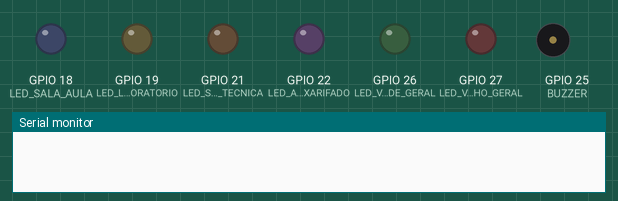
Recording of a sketch running on a simulated ESP32. Shown: output pins drawn as LEDs (lit = HIGH), buzzer (waves = sounding), the last lines printed to the serial monitor. WiFi joins after 1.5 s; servers stay silent unless stated; random numbers use the default seed unless the sketch sets one; no MQTT or app messages arrive unless stated.

Above: at 1.1 s.
At 5.0 s:
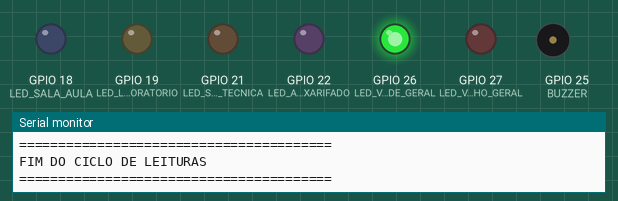
At 25.2 s:
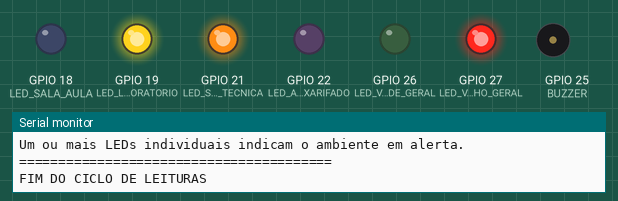
At 44.8 s:
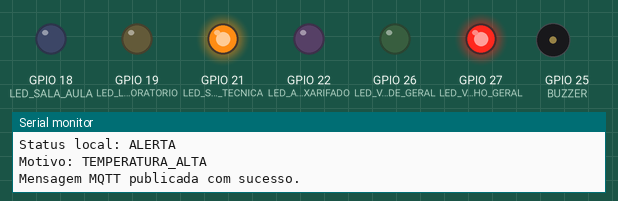
At 64.6 s:
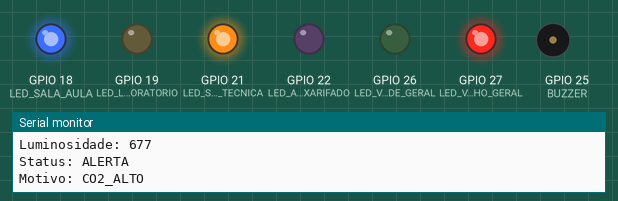
At 84.9 s:
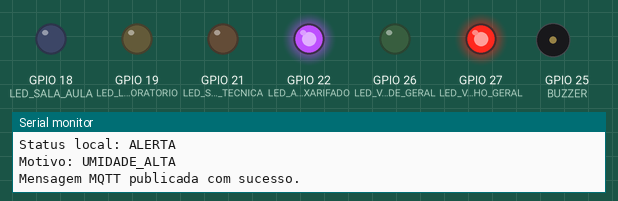
Timing chart, 0 to 126.4 s (numbered marks = the images above):
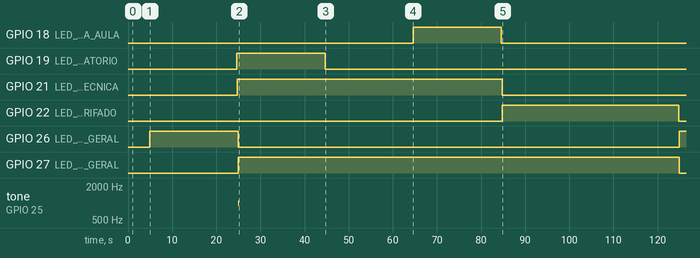

Measured:
- by itself, GPIO 18 (LED_SALA_AULA): LOW → HIGH at 64.6 s, → LOW 20.0 s later
- by itself, GPIO 19 (LED_LABORATORIO): LOW → HIGH at 24.7 s, → LOW 20.0 s later
- by itself, GPIO 21 (LED_SALA_TECNICA): LOW → HIGH at 24.8 s, → LOW 60.0 s later
- by itself, GPIO 22 (LED_ALMOXARIFADO): LOW → HIGH at 84.9 s, → LOW 40.0 s later
- by itself, GPIO 26 (LED_VERDE_GERAL): LOW → HIGH at 4.9 s, → LOW 20.0 s later, → HIGH 100 s later
- by itself, GPIO 27 (LED_VERMELHO_GERAL): LOW → HIGH at 24.9 s, → LOW 100 s later
- by itself, tone on GPIO 25 (BUZZER): silent → 1000 Hz at 24.9 s, → silent 0.25 s later

The sketch:

sketch.ino
```cpp
#include <WiFi.h>
#include <PubSubClient.h>
#include <DHT.h>

// =======================================================
// CONFIGURAÇÕES DE WI-FI DO WOKWI
// =======================================================
const char* ssid = "Wokwi-GUEST";
const char* password = "";

// =======================================================
// CONFIGURAÇÕES MQTT
// =======================================================
const char* mqttServer = "broker.hivemq.com";
const int mqttPort = 1883;
const char* mqttTopic = "ecosense/santiago/leituras";

// =======================================================
// IDENTIFICAÇÃO DOS SENSORES SIMULADOS
// =======================================================
const int TOTAL_SENSORES = 4;

const char* sensores[TOTAL_SENSORES] = {
  "SALA_AULA_01",
  "LABORATORIO_01",
  "SALA_TECNICA_01",
  "ALMOXARIFADO_01"
};

// =======================================================
// DHT22
// =======================================================
#define DHTPIN 15
#define DHTTYPE DHT22

DHT dht(DHTPIN, DHTTYPE);

// =======================================================
// PINOS DO CIRCUITO
// =======================================================
#define PINO_CO2 34
#define PINO_LUMINOSIDADE 35

#define LED_VERDE_GERAL 26
#define LED_VERMELHO_GERAL 27
#define BUZZER 25

// LEDs individuais por ambiente
#define LED_SALA_AULA 18
#define LED_LABORATORIO 19
#define LED_SALA_TECNICA 21
#define LED_ALMOXARIFADO 22

// =======================================================
// LIMITES DE ALERTA
// =======================================================
const float LIMITE_TEMPERATURA = 30.0;
const float LIMITE_UMIDADE = 80.0;
const int LIMITE_CO2 = 1000;
const int LIMITE_LUMINOSIDADE_BAIXA = 200;

// =======================================================
// CONTROLE DE ENVIO E BUZZER
// =======================================================
// 5000 ms = 5 segundos
const unsigned long INTERVALO_ENVIO = 5000;

unsigned long ultimoEnvio = 0;
bool primeiraLeitura = true;

const bool BUZZER_ATIVO = true;
String ultimoStatusGeral = "NORMAL";

// =======================================================
// OBJETOS DE CONEXÃO
// =======================================================
WiFiClient espClient;
PubSubClient mqttClient(espClient);

// =======================================================
// CONECTAR AO WI-FI
// =======================================================
void conectarWiFi() {
  Serial.println();
  Serial.println("Conectando ao Wi-Fi do Wokwi...");
  Serial.print("SSID: ");
  Serial.println(ssid);

  WiFi.mode(WIFI_STA);
  WiFi.begin(ssid, password);

  int tentativas = 0;

  while (WiFi.status() != WL_CONNECTED && tentativas < 40) {
    delay(500);
    Serial.print(".");
    tentativas++;
  }

  Serial.println();

  if (WiFi.status() == WL_CONNECTED) {
    Serial.println("Wi-Fi conectado com sucesso!");
    Serial.print("IP local: ");
    Serial.println(WiFi.localIP());
  } else {
    Serial.println("Falha ao conectar ao Wi-Fi.");
    Serial.print("Status Wi-Fi: ");
    Serial.println(WiFi.status());
  }
}

// =======================================================
// CONECTAR AO BROKER MQTT
// =======================================================
void conectarMQTT() {
  mqttClient.setServer(mqttServer, mqttPort);

  while (!mqttClient.connected()) {
    Serial.println();
    Serial.println("Conectando ao broker MQTT...");

    String clientId = "EcoSenseESP32-";
    clientId += String(random(0xffff), HEX);

    if (mqttClient.connect(clientId.c_str())) {
      Serial.println("Conectado ao broker MQTT!");
      Serial.print("Tópico de publicação: ");
      Serial.println(mqttTopic);
    } else {
      Serial.print("Falha MQTT. Estado: ");
      Serial.println(mqttClient.state());
      Serial.println("Tentando novamente em 3 segundos...");
      delay(3000);
    }
  }
}

// =======================================================
// DEFINIR STATUS
// =======================================================
String definirStatus(float temperatura, float umidade, int co2, int luminosidade) {
  if (temperatura > LIMITE_TEMPERATURA) {
    return "ALERTA";
  }

  if (umidade > LIMITE_UMIDADE) {
    return "ALERTA";
  }

  if (co2 > LIMITE_CO2) {
    return "ALERTA";
  }

  if (luminosidade < LIMITE_LUMINOSIDADE_BAIXA) {
    return "ALERTA";
  }

  return "NORMAL";
}

// =======================================================
// IDENTIFICAR MOTIVO DO ALERTA
// =======================================================
String identificarMotivoAlerta(float temperatura, float umidade, int co2, int luminosidade) {
  String motivo = "";

  if (temperatura > LIMITE_TEMPERATURA) {
    motivo += "TEMPERATURA_ALTA ";
  }

  if (umidade > LIMITE_UMIDADE) {
    motivo += "UMIDADE_ALTA ";
  }

  if (co2 > LIMITE_CO2) {
    motivo += "CO2_ALTO ";
  }

  if (luminosidade < LIMITE_LUMINOSIDADE_BAIXA) {
    motivo += "LUMINOSIDADE_BAIXA ";
  }

  if (motivo == "") {
    motivo = "SEM_ALERTA";
  }

  motivo.trim();
  return motivo;
}

// =======================================================
// ATUALIZAR STATUS GERAL
// =======================================================
void atualizarAtuadoresGerais(String statusGeral) {
  if (statusGeral == "ALERTA") {
    digitalWrite(LED_VERDE_GERAL, LOW);
    digitalWrite(LED_VERMELHO_GERAL, HIGH);

    // Bipe curto apenas quando muda de NORMAL para ALERTA
    if (BUZZER_ATIVO && ultimoStatusGeral != "ALERTA") {
      tone(BUZZER, 1000);
      delay(250);
      noTone(BUZZER);
    }

  } else {
    digitalWrite(LED_VERDE_GERAL, HIGH);
    digitalWrite(LED_VERMELHO_GERAL, LOW);
    noTone(BUZZER);
  }

  ultimoStatusGeral = statusGeral;
}

// =======================================================
// ATUALIZAR LED INDIVIDUAL POR SENSOR
// =======================================================
void atualizarLedSensor(int indiceSensor, String status) {
  int pinoLed = -1;

  if (indiceSensor == 0) {
    pinoLed = LED_SALA_AULA;
  } else if (indiceSensor == 1) {
    pinoLed = LED_LABORATORIO;
  } else if (indiceSensor == 2) {
    pinoLed = LED_SALA_TECNICA;
  } else if (indiceSensor == 3) {
    pinoLed = LED_ALMOXARIFADO;
  }

  if (pinoLed == -1) {
    return;
  }

  if (status == "ALERTA") {
    digitalWrite(pinoLed, HIGH);
  } else {
    digitalWrite(pinoLed, LOW);
  }
}

// =======================================================
// GARANTIR LIMITES DE VALORES
// =======================================================
void limitarValores(float &temperatura, float &umidade, int &co2, int &luminosidade) {
  if (temperatura < 0) {
    temperatura = 0;
  }

  if (temperatura > 60) {
    temperatura = 60;
  }

  if (umidade < 0) {
    umidade = 0;
  }

  if (umidade > 100) {
    umidade = 100;
  }

  if (co2 < 300) {
    co2 = 300;
  }

  if (co2 > 1500) {
    co2 = 1500;
  }

  if (luminosidade < 0) {
    luminosidade = 0;
  }

  if (luminosidade > 1000) {
    luminosidade = 1000;
  }
}

// =======================================================
// GERAR LEITURA POR SENSOR
// =======================================================
void gerarLeituraPorSensor(
  int indiceSensor,
  float &temperatura,
  float &umidade,
  int &co2,
  int &luminosidade
) {
  unsigned long tempoSegundos = millis() / 1000;

  // A cada 20 segundos muda a fase do ambiente.
  int fase = (tempoSegundos / 20) % 6;

  int variacaoTemp = random(-10, 11);
  int variacaoUmidade = random(-5, 6);
  int variacaoCO2 = random(-40, 41);
  int variacaoLuz = random(-50, 51);

  // SENSOR 0 - SALA DE AULA
  // Normalmente estável, mas pode ter CO2 alto em alguns ciclos.
  if (indiceSensor == 0) {
    temperatura = 26.0 + (variacaoTemp / 10.0);
    umidade = 62.0 + variacaoUmidade;
    luminosidade = 700 + variacaoLuz;

    if (fase == 3) {
      co2 = 1080 + variacaoCO2;
    } else {
      co2 = 760 + variacaoCO2;
    }
  }

  // SENSOR 1 - LABORATÓRIO
  // Pode apresentar temperatura alta.
  else if (indiceSensor == 1) {
    if (fase == 1) {
      temperatura = 33.0 + (variacaoTemp / 10.0);
    } else {
      temperatura = 27.0 + (variacaoTemp / 10.0);
    }

    umidade = 65.0 + variacaoUmidade;
    co2 = 820 + variacaoCO2;
    luminosidade = 650 + variacaoLuz;
  }

  // SENSOR 2 - SALA TÉCNICA
  // Simula ambiente com equipamentos, podendo aquecer mais.
  else if (indiceSensor == 2) {
    if (fase == 1 || fase == 2 || fase == 3) {
      temperatura = 34.0 + (variacaoTemp / 10.0);
    } else {
      temperatura = 29.0 + (variacaoTemp / 10.0);
    }

    umidade = 55.0 + variacaoUmidade;
    co2 = 780 + variacaoCO2;
    luminosidade = 500 + variacaoLuz;
  }

  // SENSOR 3 - ALMOXARIFADO
  // Pode apresentar umidade alta e baixa luminosidade.
  else if (indiceSensor == 3) {
    temperatura = 25.0 + (variacaoTemp / 10.0);
    co2 = 720 + variacaoCO2;

    if (fase == 4) {
      umidade = 87.0 + variacaoUmidade;
    } else {
      umidade = 68.0 + variacaoUmidade;
    }

    if (fase == 5) {
      luminosidade = 120 + variacaoLuz;
    } else {
      luminosidade = 480 + variacaoLuz;
    }
  }

  limitarValores(temperatura, umidade, co2, luminosidade);
}

// =======================================================
// PUBLICAR UMA LEITURA NO MQTT
// =======================================================
void publicarLeitura(
  const char* sensorIdAtual,
  float temperatura,
  float umidade,
  int co2,
  int luminosidade,
  String status,
  String motivoAlerta
) {
  if (!mqttClient.connected()) {
    conectarMQTT();
  }

  String json = "{";
  json += "\"sensor_id\":\"" + String(sensorIdAtual) + "\",";
  json += "\"temperatura\":" + String(temperatura, 2) + ",";
  json += "\"umidade\":" + String(umidade, 2) + ",";
  json += "\"co2\":" + String(co2) + ",";
  json += "\"luminosidade\":" + String(luminosidade);
  json += "}";

  Serial.println();
  Serial.println("Publicando leitura MQTT...");
  Serial.print("Sensor: ");
  Serial.println(sensorIdAtual);
  Serial.print("Tópico: ");
  Serial.println(mqttTopic);
  Serial.print("JSON: ");
  Serial.println(json);
  Serial.print("Status local: ");
  Serial.println(status);
  Serial.print("Motivo: ");
  Serial.println(motivoAlerta);

  bool publicado = mqttClient.publish(mqttTopic, json.c_str());

  if (publicado) {
    Serial.println("Mensagem MQTT publicada com sucesso.");
  } else {
    Serial.println("Falha ao publicar mensagem MQTT.");
  }
}

// =======================================================
// SETUP
// =======================================================
void setup() {
  Serial.begin(115200);
  delay(1000);

  randomSeed(analogRead(33));

  pinMode(PINO_CO2, INPUT);
  pinMode(PINO_LUMINOSIDADE, INPUT);

  pinMode(LED_VERDE_GERAL, OUTPUT);
  pinMode(LED_VERMELHO_GERAL, OUTPUT);
  pinMode(BUZZER, OUTPUT);

  pinMode(LED_SALA_AULA, OUTPUT);
  pinMode(LED_LABORATORIO, OUTPUT);
  pinMode(LED_SALA_TECNICA, OUTPUT);
  pinMode(LED_ALMOXARIFADO, OUTPUT);

  digitalWrite(LED_VERDE_GERAL, LOW);
  digitalWrite(LED_VERMELHO_GERAL, LOW);

  digitalWrite(LED_SALA_AULA, LOW);
  digitalWrite(LED_LABORATORIO, LOW);
  digitalWrite(LED_SALA_TECNICA, LOW);
  digitalWrite(LED_ALMOXARIFADO, LOW);

  noTone(BUZZER);

  dht.begin();
  delay(2000);

  Serial.println("======================================");
  Serial.println("EcoSense IoT - ESP32 + MQTT");
  Serial.println("Modo: Rede com multiplos sensores simulados");
  Serial.println("LEDs individuais por ambiente ativados");
  Serial.println("Envio: primeiro ciclo imediato e depois a cada 5 segundos");
  Serial.println("======================================");

  conectarWiFi();
  conectarMQTT();
}

// =======================================================
// LOOP PRINCIPAL
// =======================================================
void loop() {
  mqttClient.loop();

  unsigned long agora = millis();

  if (primeiraLeitura || agora - ultimoEnvio >= INTERVALO_ENVIO) {
    ultimoEnvio = agora;
    primeiraLeitura = false;

    bool existeAlerta = false;

    Serial.println();
    Serial.println("========================================");
    Serial.println("INICIANDO CICLO DE LEITURAS MULTISSENSOR");
    Serial.println("========================================");

    for (int i = 0; i < TOTAL_SENSORES; i++) {
      float temperatura = 0;
      float umidade = 0;
      int co2 = 0;
      int luminosidade = 0;

      gerarLeituraPorSensor(
        i,
        temperatura,
        umidade,
        co2,
        luminosidade
      );

      String status = definirStatus(
        temperatura,
        umidade,
        co2,
        luminosidade
      );

      String motivoAlerta = identificarMotivoAlerta(
        temperatura,
        umidade,
        co2,
        luminosidade
      );

      atualizarLedSensor(i, status);

      if (status == "ALERTA") {
        existeAlerta = true;
      }

      Serial.println();
      Serial.println("--------- LEITURA MULTISSENSOR ---------");
      Serial.print("Sensor ID: ");
      Serial.println(sensores[i]);

      Serial.print("Temperatura: ");
      Serial.print(temperatura);
      Serial.println(" °C");

      Serial.print("Umidade: ");
      Serial.print(umidade);
      Serial.println(" %");

      Serial.print("CO2: ");
      Serial.print(co2);
      Serial.println(" ppm");

      Serial.print("Luminosidade: ");
      Serial.println(luminosidade);

      Serial.print("Status: ");
      Serial.println(status);

      Serial.print("Motivo: ");
      Serial.println(motivoAlerta);

      Serial.println("----------------------------------------");

      publicarLeitura(
        sensores[i],
        temperatura,
        umidade,
        co2,
        luminosidade,
        status,
        motivoAlerta
      );

      // Pequeno intervalo para não publicar as 4 mensagens totalmente coladas.
      delay(50);
    }

    if (existeAlerta) {
      atualizarAtuadoresGerais("ALERTA");
      Serial.println();
      Serial.println("STATUS GERAL DO AMBIENTE: ALERTA");
      Serial.println("LED vermelho geral acionado.");
      Serial.println("Um ou mais LEDs individuais indicam o ambiente em alerta.");
    } else {
      atualizarAtuadoresGerais("NORMAL");
      Serial.println();
      Serial.println("STATUS GERAL DO AMBIENTE: NORMAL");
      Serial.println("LED verde geral acionado.");
    }

    Serial.println("========================================");
    Serial.println("FIM DO CICLO DE LEITURAS");
    Serial.println("========================================");
  }
}
```
